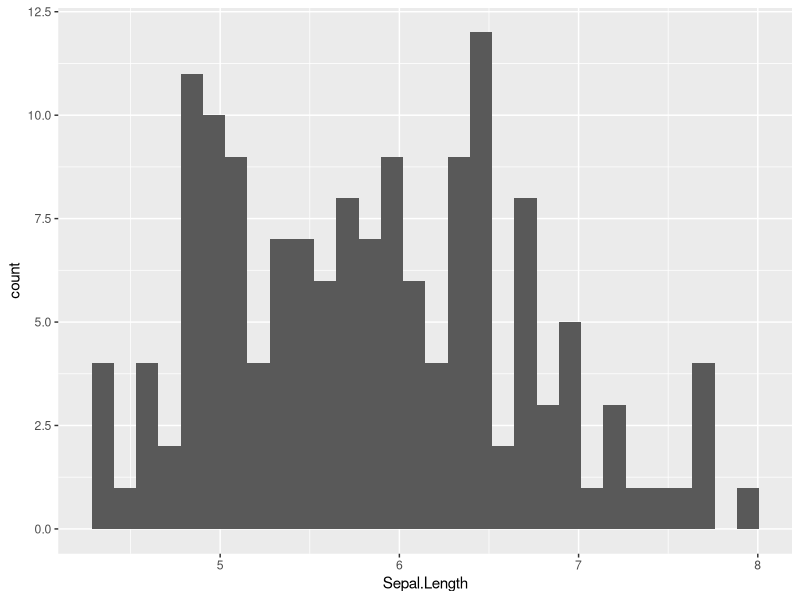
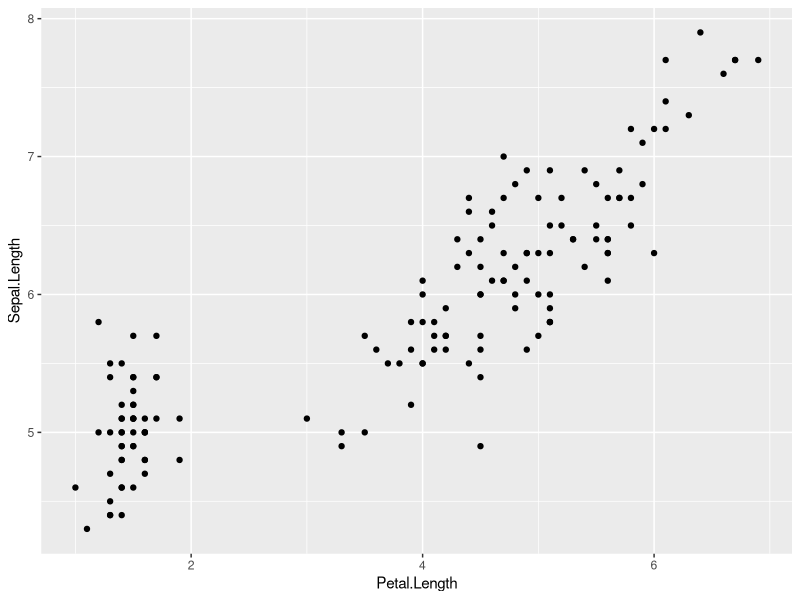
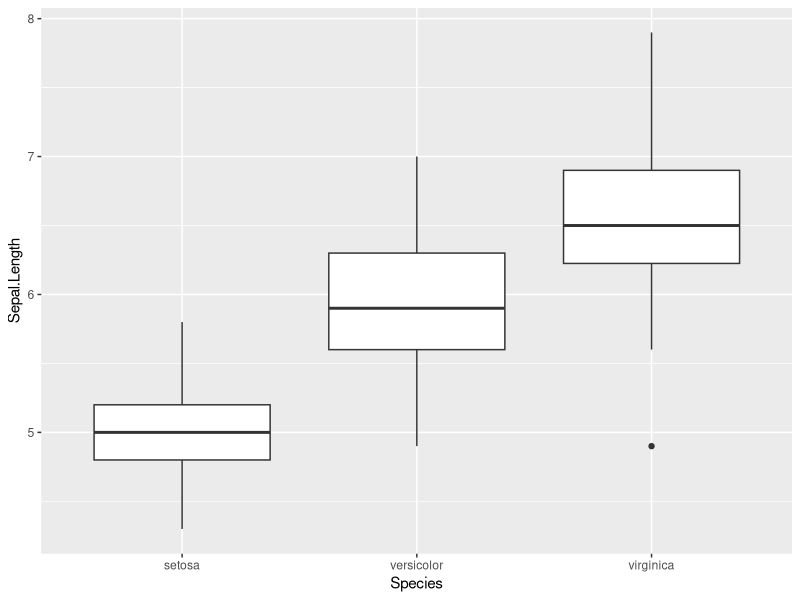

These figures' R source, in order:
## ---- chunk 1
# To install R packages (works for most packages)

install.packages("package_name") # Note that the package_name is wrapped in double quotes. This is important.

# Try installing the ggplot2 package

install.packages("ggplot2")
## ---- chunk 2
# To load an R package, use the library() function

# Try loading the ggplot2 package

library(ggplot2)

# Once you've loaded the package, you can now access the package contents

## ---- chunk 3
# Load the data
data(iris)

# Brief summary of the data
summary(iris)

## ---- chunk 4
# Univariate continuous distributions can be visualized in various ways, but one popular way is a histogram


# Let's create a basic histogram of the sepal length variable from the iris dataset using ggplot2

ggplot(data = iris, # Specify the name of the dataset
       aes(x = Sepal.Length)) + # Specify which variable to map to the x-axis
  geom_histogram() # Add a geom_histogram layer to create a histogram of sepal length


# Try adapting the previous code to create a histogram of the sepal width





## ---- chunk 5

# Create a basic scatterplot to show the relationship between sepal length and petal length

ggplot(data = iris,
       aes(x = Petal.Length, y = Sepal.Length)) +
  geom_point() # geom_point creates points at each x-y mapping of the data, thereby creating a scatterplot


## ---- chunk 6

# Create a simple boxplot of sepal length by flower species 

ggplot(data = iris,
       aes(x = Species, # Note: for boxplots, you should put the discrete variable on the x-axis
           y = Sepal.Length)) +
  geom_boxplot()
